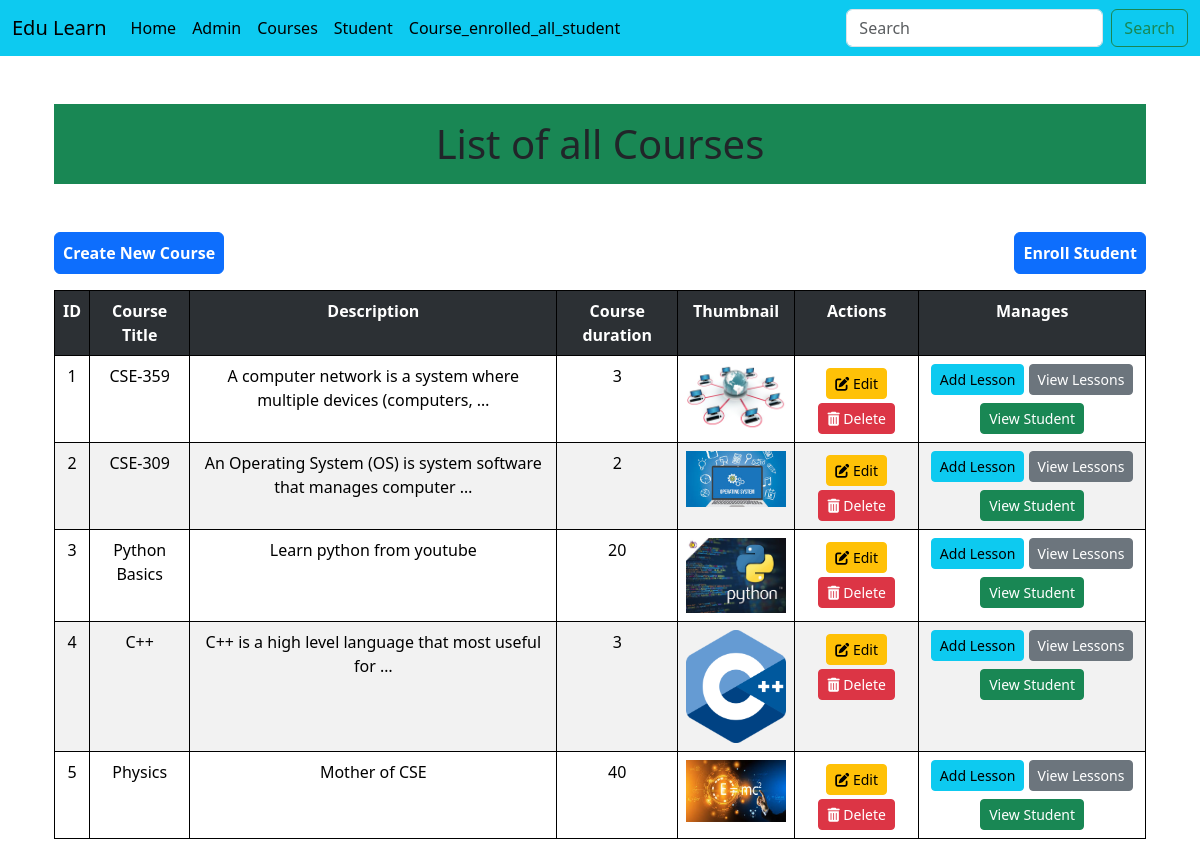
The app's page /courses/, older data.
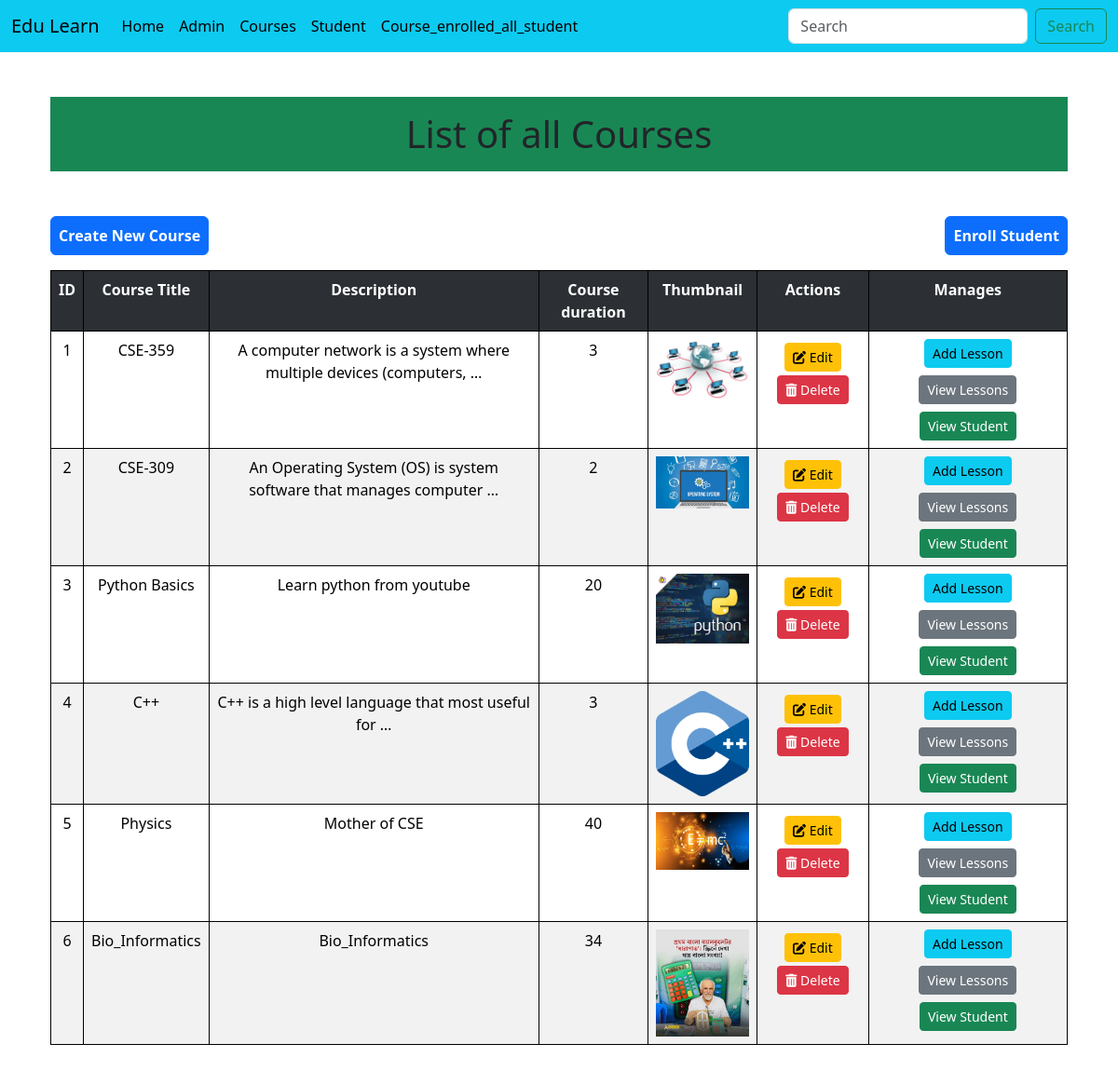
The same page, newer data.
### Courses/models.py (models this page shows, shortened)
class Courses(models.Model):
    title = models.CharField(max_length=200)
    description = models.TextField()
    duration = models.IntegerField(help_text="Duration in hours")
    thumbnail = models.ImageField(upload_to='course_thumbnail/',null=True,blank=True)

### Courses/views.py (the view)
# urls.py: path('',views.course_list,name='course_list'),
def course_list(request):
    courses = Courses.objects.all()
    return render(request,'Courses/index.html',{'courses':courses})

### templates/Courses/index.html (shortened to what this page needs)
{% extends "Courses/base.html" %}
{% block content %}
<div class="container">
  <h1 class="text-center my-5 py-3 bg-success">List of all Courses</h1>
  <div class="d-flex justify-content-between">
      <a href="{% url 'create_course' %}" class='btn btn-primary mb-3 p-2 fw-bold'>Create New Course</a>
      <a href="{% url 'enroll_student' %}" class='btn btn-primary mb-3 p-2 fw-bold'>Enroll Student</a>
  </div>
  <table class="table table-striped ">
      <tr class="table-dark">
          <th>ID</th>
          <th>Course Title</th>
          <th>Description</th>
          <th>Course duration</th>
          <th>Thumbnail</th>
          <th>Actions</th>
          <th>Manages</th>
      </tr>
      {% for course in courses %}
      <tr>
          <td>{{forloop.counter}}</td>
          <td>{{course.title}}</td>
          <td>{{course.description|truncatewords:10 }}</td>
          <td>{{course.duration}}</td>
          <td>
            {% if course.thumbnail %}
                <img src="{{ course.thumbnail.url }}" alt="{{ course.title }}" width="100">
            {% else %}
                <span class="text-muted">No Image</span>
            {% endif %}
        </td>
          <td>
            <a href="{% url 'course_update' course.id %}" class="btn btn-warning btn-sm my-1">
                <i class="fas fa-edit"></i> Edit
            </a>
            <form action="{% url 'course_delete' course.id %}"  class="d-inline">
                <button type="submit" class="btn btn-danger btn-sm" >
                    <i class="fas fa-trash-alt"></i> Delete
                </button>
            </form>
        </td>
        <td>
            <a href="{% url 'lesson_create' %}" class="btn btn-info btn-sm mb-2">Add Lesson</a>
            <a href="{{course.id}}" class="btn btn-secondary btn-sm mb-2">View
            Lessons</a>
            <a href="{% url 'course_enrolled_student' course.id %}" class="btn btn-success btn-sm">View
            Student</a>
            </td>
      </tr>
      {% endfor %}
    </table>
</div>
{% endblock content %}

### templates/Courses/base.html (shortened to what this page needs)
<!DOCTYPE html>
<html lang="en">
  <head>
    {% load static %}
    <link href="https://cdn.jsdelivr.net/npm/bootstrap@5.3.3/dist/css/bootstrap.min.css" rel="stylesheet">
    <link rel="stylesheet" href="https://cdnjs.cloudflare.com/ajax/libs/font-awesome/6.7.2/css/all.min.css">
  </head>
  <body>
    {% include 'Courses/navbar.html' %}
    <div class="container my-5">
      {% block content %}
      {% endblock content %}
    </div>
  </body>
</html>

### templates/Courses/navbar.html (shortened to what this page needs)
 <nav class="navbar navbar-expand-lg navbar-light bg-info">
    <div class="container-fluid">
      <a class="navbar-brand" href="#">Edu Learn</a>
      <div class="collapse navbar-collapse" id="navbarSupportedContent">
        <ul class="navbar-nav me-auto mb-2 mb-lg-0">
          <li class="nav-item">
            <a class="nav-link active" aria-current="page" href="{% url 'course_list' %}">Home</a>
          </li>
          <li class="nav-item">
            <a class="nav-link active" aria-current="page" href="http://127.0.0.1:8000/admin/">Admin</a>
          </li>
          <li class="nav-item">
            <a class="nav-link active" aria-current="page" href="{% url 'course_list' %}">Courses</a>
          </li>
          <li class="nav-item">
            <a class="nav-link active" aria-current="page" href="{% url 'student_list' %}">Student</a>
          </li>
          <li class="nav-item">
            <a class="nav-link active" aria-current="page" href="{% url 'course_enrolled_student_all' %}">Course_enrolled_all_student</a>
          </li>
        </ul>
        <form class="d-flex">
          <input class="form-control me-2" type="search" placeholder="Search" aria-label="Search">
          <button class="btn btn-outline-success" type="submit">Search</button>
        </form>
      </div>
    </div>
  </nav>

### templates/Courses/base.html (style rules this page uses)
table, th, td { border: 1px solid black; }
th, td { text-align: center; }

Row changes from the older to the newer data that the page shows:
added Courses: title "Bio_Informatics", description "Bio_Informatics", duration "34", thumbnail (picture)
